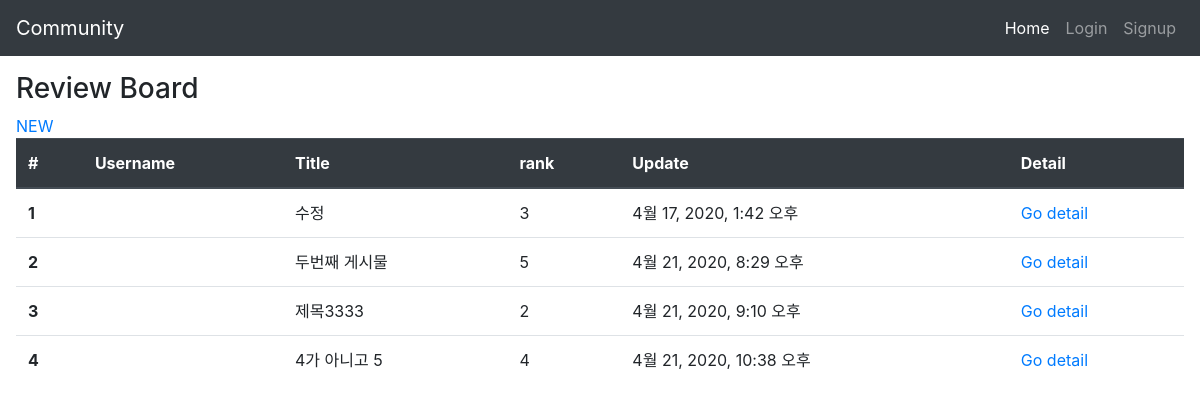
The app's page /reviews/ with its own data.
### reviews/models.py (models this page shows)
class Review(models.Model):
    title = models.CharField(max_length=30)
    content = models.TextField()
    rank = models.IntegerField()
    created_at = models.DateTimeField(auto_now=True)
    updated_at = models.DateTimeField(auto_now_add=True)

### reviews/views.py (the view)
# urls.py: path('', views.index, name= 'index'),
def index(request):
    reviews = Review.objects.all()
    context = {
        'reviews' : reviews
    }
    return render(request,'reviews/index.html',context)

### reviews/templates/reviews/index.html
{% extends 'base.html' %}
{% block body %}
<h3>Review Board</h3>
<a href="{% url 'reviews:create' %}">NEW</a>
<table class="table">
    <thead class="thead-dark">
      <tr>
        <th scope="col">#</th>
        <th scope="col">Username</th>
        <th scope="col">Title</th>
        <th scope="col">rank</th>
        <th scope="col">Update</th>
        <th scope="col">Detail</th>
      </tr>
    </thead>
    <tbody>
    {% for review in reviews %}
      <tr>
        <th scope="row">{{forloop.counter}}</th>
        <td>{{request.uesr.username}}</td>
        <td>{{review.title}}</td>
        <td>{{review.rank}}</td>
        <td>{{review.updated_at}}</td>
        <td><a href="{% url 'reviews:detail' review.pk %}">Go detail</a></td>
      </tr>
      {% endfor %}
    </tbody>
  </table>
{% endblock %}

### records on screen
Review: title "수정", rank "3", updated_at "4월 17, 2020, 1:42 오후"
Review: title "두번째 게시물", rank "5", updated_at "4월 21, 2020, 8:29 오후"
Review: title "제목3333", rank "2", updated_at "4월 21, 2020, 9:10 오후"
Review: title "4가 아니고 5", rank "4", updated_at "4월 21, 2020, 10:38 오후"
